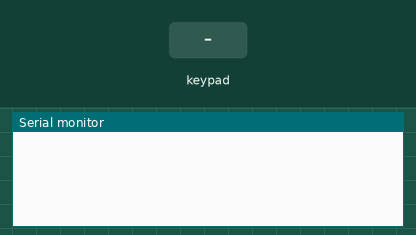
Bench run of a sketch on a simulated Arduino Uno, built with avr-gcc and run on an emulated ATmega328P. On the bench: the last lines printed to the serial monitor. Inputs (shaded band) come from the test bench.

Above: at 1.2 s.
1.3 s: key '0' pressed
At 2.5 s:
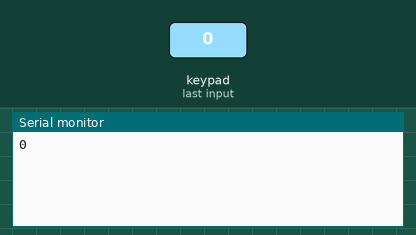
2.8 s: keypad keys 5 4 3 2 A pressed 0.4 s apart
At 4.9 s:
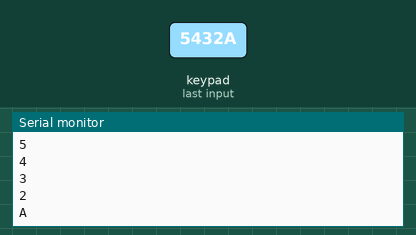
6.3 s: key 'B' pressed
At 6.7 s:
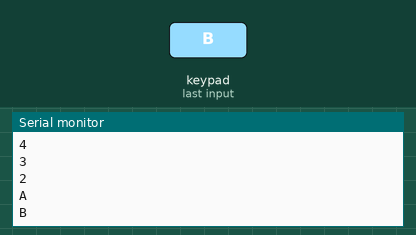
7.8 s: keypad keys 5 4 3 2 D pressed 0.4 s apart
At 10.1 s:
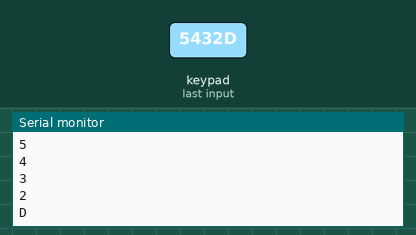
11.3 s: key 'C' pressed
At 12.5 s:
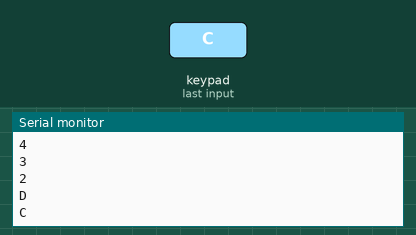
12.8 s: key 'E' pressed
At 13.9 s:
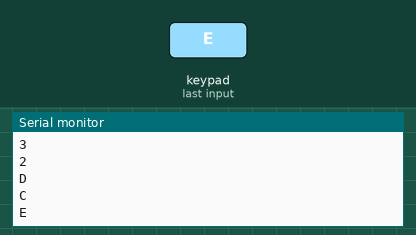
Timing chart, 0 to 15.3 s (numbered marks = the images above; inputs shaded):
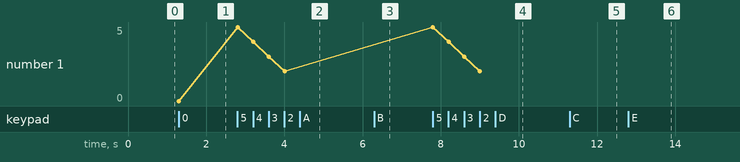

The sketch:

FourByFourKeyPad.ino
```cpp
#include <Keypad.h>

const byte ROWS = 4;
const byte COLS = 4;
char  myKeys[ROWS][COLS]=
{
  {'0','1','2','3'},
	{'4','5','6','7'},
	{'8','8','A','B'},
	{'C','D','E','F'}
};

byte rowPins[ROWS] = {5, 4, 3, 2};
//행(ROW)가 연결된 아두이노 핀 번호
byte colPins[COLS] = {8, 9, 10, 11};
//열(column)가 연결된 아두이노 핀 번호

Keypad customKeypad = Keypad(makeKeymap(myKeys),rowPins,colPins,ROWS,COLS);
//KeyPad 객체 인스턴화

void setup() {
  // put your setup code here, to run once:
  Serial.begin(9600); //통신속도 9600으로 시리얼 통신 시작
}

void loop() {
  // put your main code here, to run repeatedly:
  char customKey = customKeypad.getKey();
	if(customKey)
	{
		Serial.println(customKey);
	}
}
```

Measured:
- after the input at 1.3 s, the serial monitor: prints a new line at once (image 1)
- after the input at 2.8 s, the serial monitor: prints a new line at once (image 2)
- after the input at 6.3 s, the serial monitor: prints a new line at once (image 3)
- after the input at 7.8 s, the serial monitor: prints a new line at once (image 4)
- after the input at 11.3 s, the serial monitor: prints a new line at once (image 5)
- after the input at 12.8 s, the serial monitor: prints a new line at once (image 6)
- plotted number 1: 0 → 2 after the input at 2.8 s
